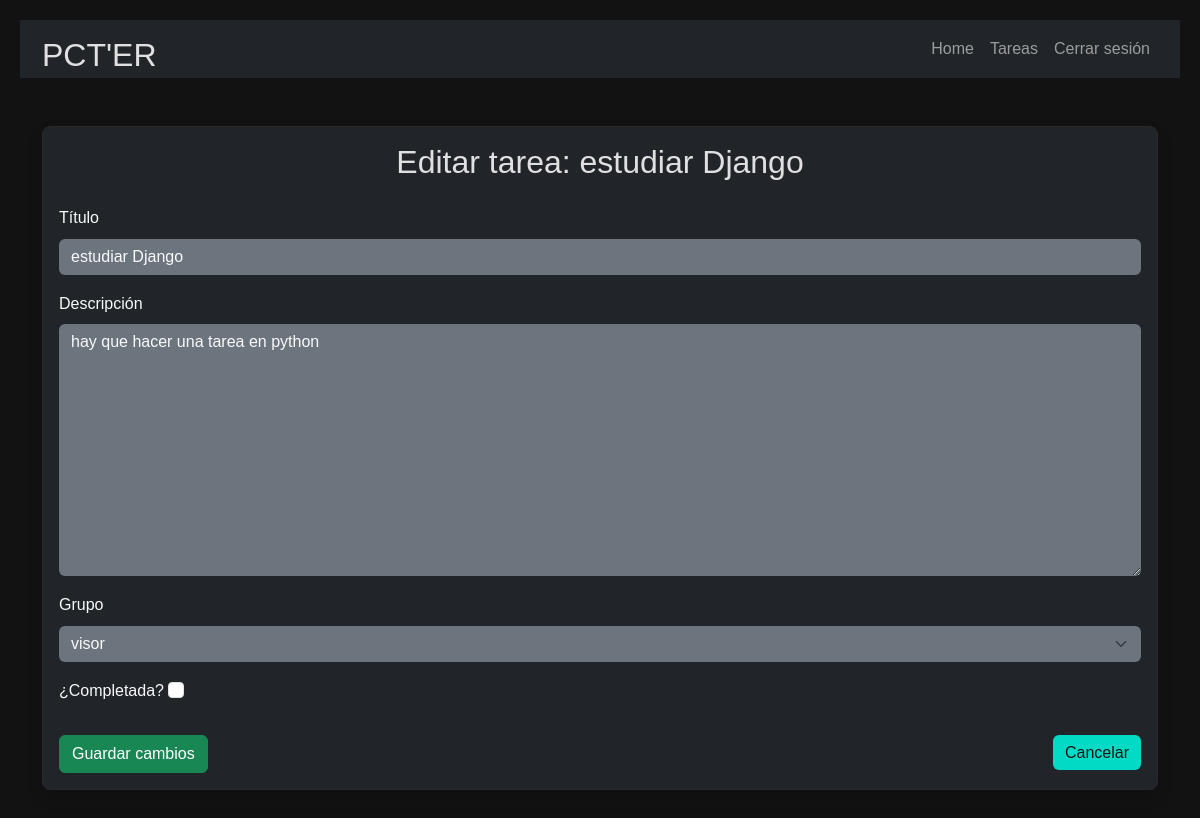
/todoer/1/edit/ (signed in), run on an earlier commit of the app's database.
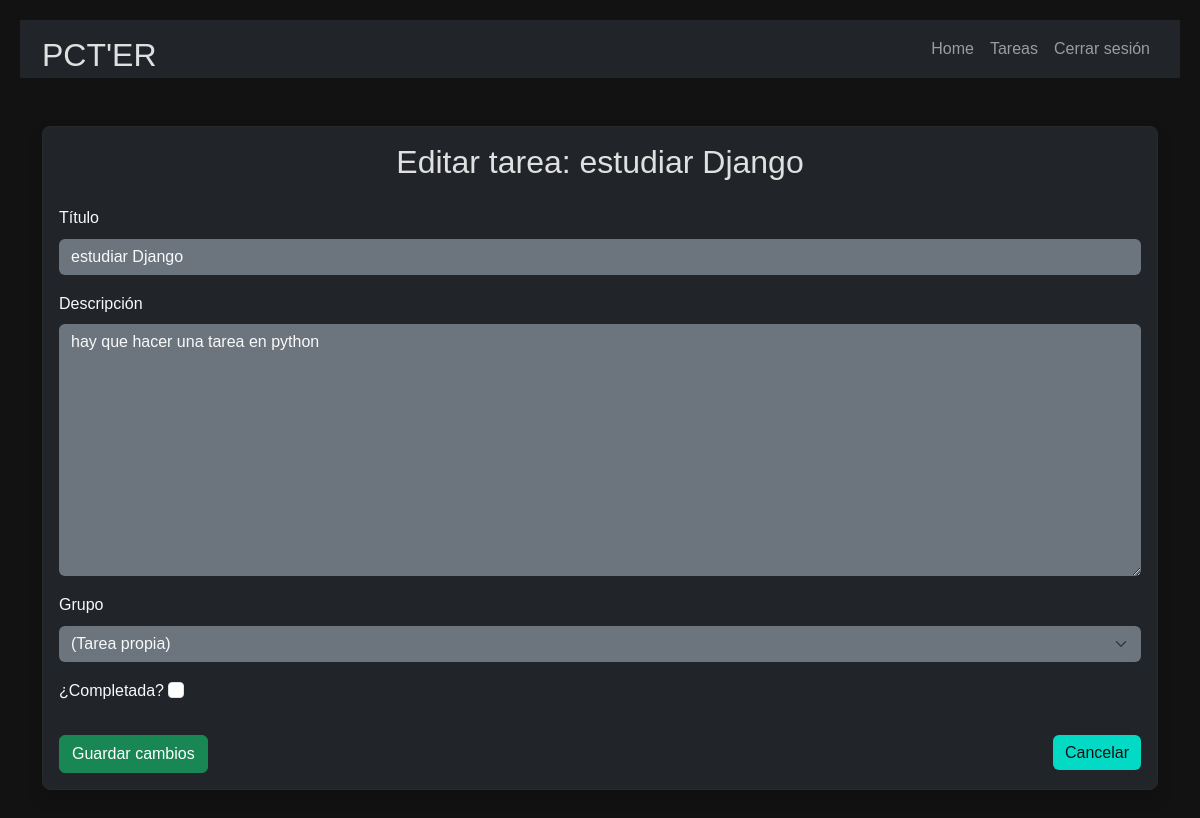
And on a later commit of the database.
### todoer/models.py (models this page shows, shortened)
class Task(models.Model):
    title = models.CharField(max_length=200)
    description = models.TextField(blank=True)
    completed = models.BooleanField(default=False)
    owner = models.ForeignKey(User, on_delete=models.CASCADE, related_name="tasks")
    group = models.ForeignKey(Group, on_delete=models.CASCADE, null=True, blank=True, related_name="tasks")
    created_at = models.DateTimeField(auto_now_add=True)
    updated_at = models.DateTimeField(auto_now=True)  # 👈 cuándo se modificó
    last_edited_by = models.ForeignKey(
        User,
        on_delete=models.SET_NULL,
        null=True,
        blank=True,
        related_name="edited_tasks"  # 👈 quién lo modificó
    )
    def can_edit(self, user: User) -> bool:
        if self.group:
            return user in self.group.user_set.all()
        return user == self.owner

### todoer/views.py (the view)
# urls.py: path("<int:task_id>/edit/", views.edit_task, name="edit_task"),
def edit_task(request, task_id):
    task = get_object_or_404(Task, id=task_id)
    if not task.can_edit(request.user):
        return redirect("todoer:task_list")
    if request.method == "POST":
        form = CreateNewTask(request.POST, instance=task)
        if form.is_valid():
            edited_task = form.save(commit=False)
            edited_task.last_edited_by = request.user  # 👈 guardamos quién editó
            edited_task.save()
            log_action(request.user, edited_task, CHANGE, "Campos modificados desde la app")
            return redirect("todoer:task_detail", task_id=task.id)
    else:
        form = CreateNewTask(instance=task)
    return render(request, "todoer/edit_task.html", {"form": form, "task": task})

### todoer/forms.py
class CreateNewTask(forms.ModelForm):
    class Meta:
        model = Task
        fields = ["title", "description", "group","completed"]
    group = forms.ModelChoiceField(
        queryset=Group.objects.filter(name__in=["administrador", "jefatura", "supervisor", "visor"]),
        required=False,
        empty_label="(Tarea propia)"
    )

### todoer/templates/todoer/edit_task.html (shortened to what this page needs)
{% extends 'todoer/layouts/base.html' %}
{% block content %}
{% load widget_tweaks %}
<main class="container py-5">
    <section class="card card-body bg-dark text-light shadow">
        <h2 class="mb-4 text-center">Editar tarea: {{ task.title }}</h2>
        <form method="post" class="needs-validation" novalidate>
            <div class="mb-3">
                <label for="id_title" class="form-label">Título</label>
                {{ form.title|add_class:"form-control bg-secondary text-light border-0" }}
            </div>
            <div class="mb-3">
                <label for="id_description" class="form-label">Descripción</label>
                {{ form.description|add_class:"form-control bg-secondary text-light border-0" }}
            </div>
            <div class="mb-3">
                <label for="id_group" class="form-label">Grupo</label>
                {{ form.group|add_class:"form-select bg-secondary text-light border-0" }}
            </div>
            <div class="mb-3">
                <label for="id_completed" class="form-label">¿Completada?</label>
                {{ form.completed|add_class:"form-check-input" }}
            </div>
            <div class="d-flex justify-content-between mt-4">
                <button type="submit" class="btn btn-success">Guardar cambios</button>
                <a href="{% url 'todoer:task_detail' task.id %}" class="btn btn-secondary">Cancelar</a>
            </div>
        </form>
    </section>
</main>
{% endblock %}

What changed in the data, as far as the page shows it:
changed Task "estudiar Django": group "visor" → "(Tarea propia)"
